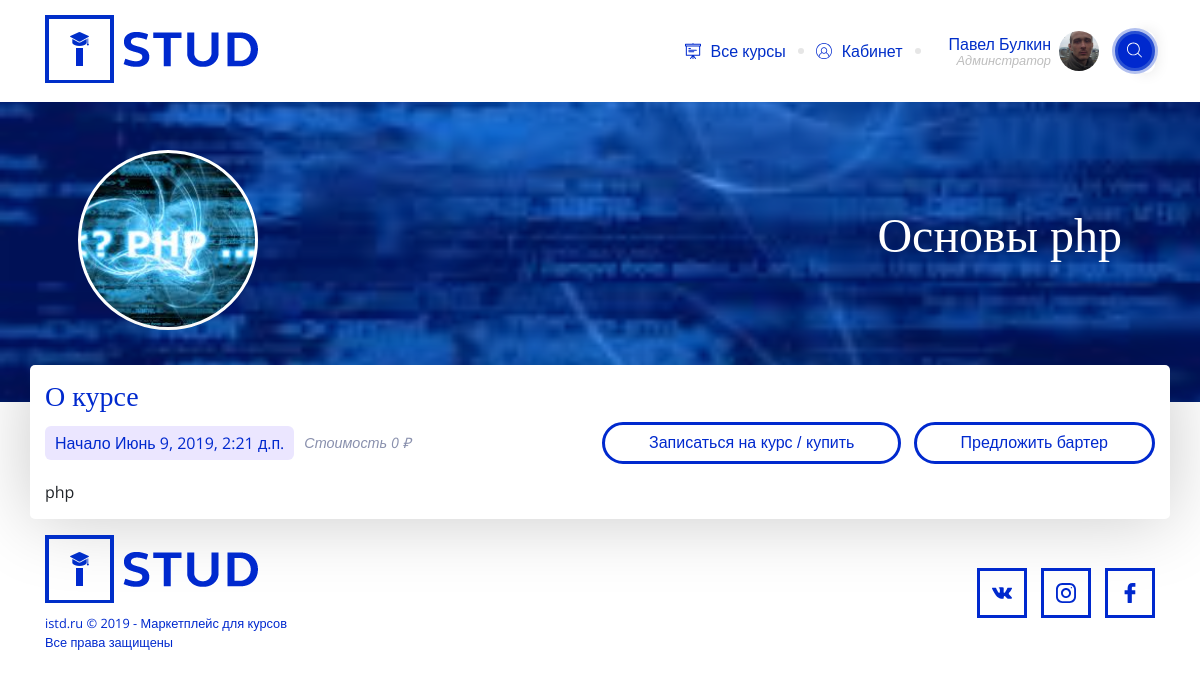
Screenshot of /courses/course-6/ (signed in) with the database file from the repository.
### users/models.py (models this page shows, shortened)
class User(AbstractBaseUser, PermissionsMixin):
    email = models.EmailField('email', unique=True)
    username = models.CharField('username', max_length=50, null=True, blank=True)
    first_name = models.CharField('Имя пользователя', max_length=30, blank=True, null=True, default=None)
    date_joined = models.DateTimeField('дата регистрации', auto_now_add=True)
    is_staff = models.BooleanField('сотрудник?', default=False)
    is_confirm = models.BooleanField('подтверждённый юзер', default=False)
    objects = UserManager()
    USERNAME_FIELD = 'email'
    REQUIRED_FIELDS = []
    class Meta:
        verbose_name = 'пользователь'
        verbose_name_plural = 'пользователи'
    def get_full_name(self):
        return self.first_name
    def userdata(self):
        return Profile.objects.get(user=self.pk)

### users/_models_proxy.py (models this page shows, shortened)
class UserProfile(models.Model):
    GENDER_CHOICES = (
        ('M', 'Мужской'),
        ('F', 'Женский'),
    )
    user = models.OneToOneField(settings.AUTH_USER_MODEL, on_delete=models.CASCADE)
    age = models.IntegerField('Возраст пользователя', blank=True, null=True)
    city = models.CharField('Город', max_length=100, blank=True, null=True)
    avatar = models.ImageField('Аватар', upload_to='avatars/', blank=True, null=True)
    about = models.TextField('О себе', blank=True, null=True)
    sex = models.CharField(choices=GENDER_CHOICES, max_length=1)
    balance = models.PositiveSmallIntegerField('Баланс', default=0)
    class Meta:
        verbose_name = 'Профиль пользователя'
        verbose_name_plural = 'Профили пользователя'

### courses/models.py (models this page shows, shortened)
class Course(models.Model):
    name = models.CharField('Название курса', max_length=100)
    price = models.IntegerField('Цена')
    duration = models.IntegerField('Длительность')
    description = models.TextField('Описание')
    img = models.ImageField('Изображение курса', upload_to="courses/", null=True, blank=True)
    category = models.ForeignKey(CourseCategory, on_delete=models.PROTECT)
    date_start = models.DateTimeField('Дата и время начала курса', auto_now=True, blank=True)
    creator = models.ForeignKey(settings.AUTH_USER_MODEL, on_delete=models.SET_NULL, null=True, blank=True)
    company_id = models.ForeignKey(Company, max_length=20, blank=True, null=True, on_delete=models.SET_NULL)  # TODO: создать модель компании
    class Meta:
        verbose_name = 'Курс'
        verbose_name_plural = 'Курсы'

### courses/views.py (the view, shortened to what this page needs)
# urls.py: path('courses/course-<int:pk>/', coursesView.CourseView.as_view(), name="course"),
class CourseView(BaseView):
    template_name = 'course.html'
    def get_context_data(self, **kwards):
        context = super(CourseView, self).get_context_data(**kwards)
        context['course'] = models.Course.objects.get(pk=kwards['pk'])
        context['isByu'] = models.SubscribeToCourse.objects.filter(user=self.request.user, course=context['course'])
        return context

### main/views.py (called while the page is built)
    def get_context_data(self, **kwards):
        context = super(BaseView, self).get_context_data(**kwards)
        if self.request.session.session_key is None:
            self.request.session.create()
        context['main'] = modelsAdmin.AdminModel
        return context

### templates/course.html (shortened to what this page needs)
{% extends 'base.html' %}
{% load static %}
{% block bg %}class="none"{% endblock %}
{% block content %}
<section id="cabinet">
	<div class="background-user" style="background-image: url('/media/{{ course.img }}'); background-position: 0 -518px; background-attachment: fixed;">
		<div class="container p-5">
			<div class="profile-header d-flex justify-content-between align-items-center">
				<div class="ava big-ava" style="background-image: url(/media/{{ course.img }});"></div>
				<div class="about-user">
					<h2>{{ course.name }}</h2>
				</div>
			</div>
		</div>
	</div>
	<div class="container user-lk-content">
		<div class="lk-main-content">
			<div class="d-flex align-items-center justify-content-between">
				<div class="w-100">
					<h3>О курсе</h3>
					<div class="d-flex justify-content-between align-items-center mb-3">
						<div class="justify-content-between d-flex align-items-center">
							<div class="label label-user">Начало {{ course.date_start }}</div>
							<div class="price-course">Стоимость {{ course.price }} ₽</div>
						</div>
						{% if not isByu %}
						<form method="POST" action="">
							<button type="submit" class="btn btn-empty mr-2">Записаться на курс / купить</button>
							<a data-toggle="modal" data-target="#barter" class="btn btn-empty">Предложить бартер</a>
						</form>
						{% else %}
						<div class="subscribed">Вы уже купили курс</div>
						{% endif %}
					</div>
					<div>
						{{ course.description|safe }}
					</div>
				</div>
			</div>
		</div>
	</div>
</section>
{% endblock %}

### templates/base.html (shortened to what this page needs)
{% load static %}
<!doctype html>
<html lang="ru">
<head>
    <link rel="stylesheet" href="https://stackpath.bootstrapcdn.com/bootstrap/4.3.1/css/bootstrap.min.css"
>
    <link rel="stylesheet" href="https://cdnjs.cloudflare.com/ajax/libs/OwlCarousel2/2.3.4/assets/owl.carousel.min.css">
    <link rel="stylesheet" href="{% static 'dist/css/styles.css' %}">
</head>
<body {% block bg %}{% endblock %}>
<header>
    <div class="container d-flex justify-content-between">
        <a href="/" class="logo"></a>
        <div class="d-flex align-items-center">
            <nav class="main-menu">
                <ul class="d-flex">
                    <li class="d-flex align-items-center"><a href="{% url 'courses' %}" class="d-flex align-items-center">
                        <svg class="icon">
                            <use xlink:href="{% static '/dist/img/svg/sprite.svg' %}#cources"></use>
                        </svg>
                        Все курсы
                    </a></li>
                    {% if request.user.is_authenticated %}
                        <li class="d-flex align-items-center">
                            <a href="/cabinet" class="d-flex align-items-center">
                                <svg class="icon">
                                    <use xlink:href="{% static '/dist/img/svg/sprite.svg' %}#ava"></use>
                                </svg>
                                Кабинет
                            </a>
                        </li>
                    {% endif %}
                </ul>
            </nav>
            {% if request.user.is_authenticated %}
                <div class="about-user d-flex align-items-center m-3">
                    <div class="data mr-2">
                        {% if user %}
                            <div>{{ request.user.get_full_name }}</div>
                        {% endif %}
                        <div class="label">{{ request.user.username }}</div>
                    </div>
                    <div class="avatar" style="background-image: url('/media/{{ request.user.userdata.avatar }}');"></div>
                </div>
            {% endif %}
            <div class="search">
                <form action="{% url 'search' %}" method="get">
                    <button class="btn search-btn"
                            onclick="$('.close-search svg').css({'opacity': '1'});$('.search input').css({'width':'690px'});if($('.search input').css('width') !== '690px'){return false;}">
                        <svg class="icon">
                            <use xlink:href="{% static '/dist/img/svg/sprite.svg' %}#glass"></use>
                        </svg>
                    </button>
                </form>
            </div>
        </div>
    </div>
</header>
{% block content %}
{% endblock %}
<footer>
    <div class="container pb-3 pt-3 d-flex align-items-center justify-content-between">
        <div>
            <a href="/" class="logo footer-logo"></a>
            <div class="copy">
                istd.ru © 2019 - Маркетплейс для курсов <br>
                Все права защищены
            </div>
        </div>
        <div class="social">
            <ul>
                <li><a href="https://vk.com">
                    <svg class="icon">
                        <use xlink:href="{% static '/dist/img/svg/sprite.svg' %}#vk"></use>
                    </svg>
                </a></li>
                <li><a href="https://instagram.com">
                    <svg class="icon">
                        <use xlink:href="{% static '/dist/img/svg/sprite.svg' %}#inst"></use>
                    </svg>
                </a></li>
                <li><a href="https://facebook.com">
                    <svg class="icon">
                        <use xlink:href="{% static '/dist/img/svg/sprite.svg' %}#fb"></use>
                    </svg>
                </a></li>
            </ul>
        </div>
    </div>
</footer>
</body>
</html>

### rows the page displays
User: user.get_full_name "Павел Булкин", user.username "Админстратор", user.userdata.avatar (picture)
Course: img (picture), name "Основы php", date_start "Июнь 9, 2019, 2:21 д.п.", price "0", description "php"
